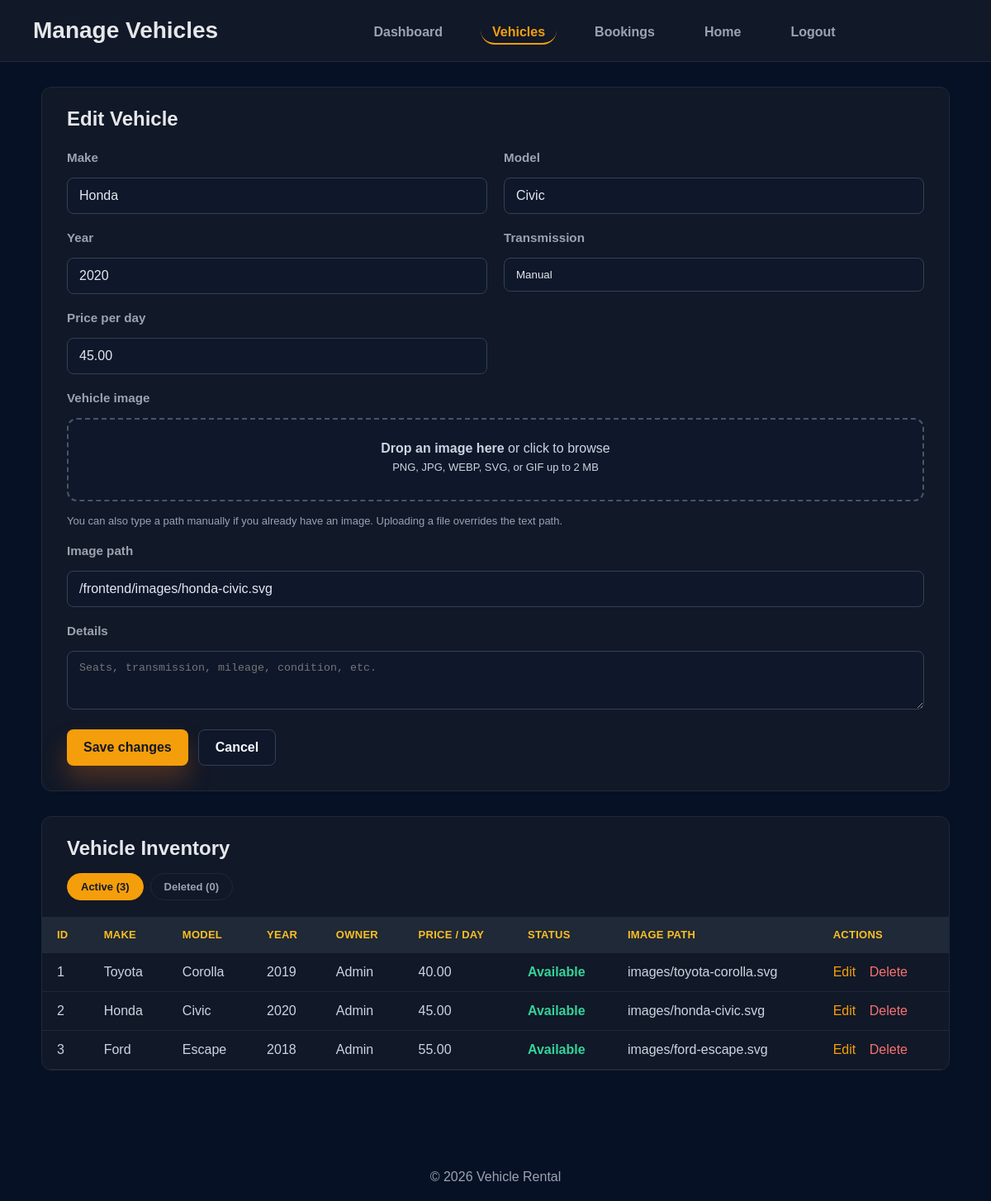
Page /backend/admin-vehicles.php?edit=2 (signed in) on the committed database.
### tables this page shows
CREATE TABLE IF NOT EXISTS vehicles (
  id INT AUTO_INCREMENT PRIMARY KEY,
  owner_id INT NOT NULL,
  make VARCHAR(100) NOT NULL,
  model VARCHAR(100) NOT NULL,
  year INT DEFAULT NULL,
  transmission ENUM('manual', 'automatic') NOT NULL DEFAULT 'automatic',
  price_per_day DECIMAL(8,2) DEFAULT 0.00,
  image VARCHAR(255) DEFAULT NULL,
  description TEXT DEFAULT NULL,
  status ENUM('available', 'booked') NOT NULL DEFAULT 'available',
  is_deleted TINYINT(1) NOT NULL DEFAULT 0,
  created_at DATETIME NOT NULL DEFAULT CURRENT_TIMESTAMP,
  FOREIGN KEY (owner_id) REFERENCES users(id) ON DELETE CASCADE
);

CREATE TABLE IF NOT EXISTS users (
  id INT AUTO_INCREMENT PRIMARY KEY,
  name VARCHAR(255) NOT NULL,
  email VARCHAR(255) NOT NULL UNIQUE,
  password VARCHAR(255) NOT NULL,
  phone_number VARCHAR(50) NOT NULL UNIQUE,
  role ENUM('user', 'admin') NOT NULL DEFAULT 'user',
  created_at DATETIME NOT NULL DEFAULT CURRENT_TIMESTAMP
);

### backend/functions.php (called while the page is built, shortened)
<?php
function parsePhpSizeToBytes(string $value): int {
    $value = trim($value);
    $last = strtolower(substr($value, -1));
    $number = (float) $value;
    switch ($last) {
        case 'm':
            $number *= 1024;
        case 'k':
            $number *= 1024;
            break;
    }
    return (int) round($number);
}
function effectivePhpUploadMaxBytes(): int {
    $uploadMax = parsePhpSizeToBytes((string) ini_get('upload_max_filesize'));
    $postMax = parsePhpSizeToBytes((string) ini_get('post_max_size'));
    return min($uploadMax, $postMax);
}
function vehicleImageUploadLimitBytes(): int {
    $appLimit = 5 * 1024 * 1024;
    $phpLimit = effectivePhpUploadMaxBytes();
    return min($appLimit, $phpLimit);
}
function formatBytesHuman(int $bytes): string {
    if ($bytes >= 1024 * 1024) {
        $mb = $bytes / (1024 * 1024);
        return rtrim(rtrim(number_format($mb, 2, '.', ''), '0'), '.') . ' MB';
    }
    return $bytes . ' B';
}
function normalizeVehicleImagePath(?string $image): string {
    $image = trim((string) ($image ?? ''));
    $image = str_replace('\\', '/', $image);
    $rewrites = [
        '../backend/assets/' => '/backend/assets/',
        'backend/assets/' => '/backend/assets/',
        '../frontend/images/' => '/frontend/images/',
        'frontend/images/' => '/frontend/images/',
        'images/' => '/frontend/images/',
    ];
    foreach ($rewrites as $prefix => $replacement) {
        if (str_starts_with($image, $prefix)) {
            return $replacement . ltrim(substr($image, strlen($prefix)), '/');
        }
    }
    return '/' . ltrim($image, '/');
}
function normalizeTransmission(?string $transmission): string {
    $value = strtolower(trim((string) ($transmission ?? '')));
    return $value === 'manual' ? 'manual' : 'automatic';
}
function getVehicles(PDO $pdo) {
    $stmt = $pdo->query('SELECT v.*, u.name AS owner_name, u.email AS owner_email FROM vehicles v LEFT JOIN users u ON v.owner_id = u.id WHERE v.is_deleted = 0 ORDER BY v.id');
    return $stmt->fetchAll();
}
function getDeletedVehicles(PDO $pdo) {
    $stmt = $pdo->query('SELECT v.*, u.name AS owner_name, u.email AS owner_email FROM vehicles v LEFT JOIN users u ON v.owner_id = u.id WHERE v.is_deleted = 1 ORDER BY v.id');
    return $stmt->fetchAll();
}
function getVehicle(PDO $pdo, $id) {
    $stmt = $pdo->prepare('SELECT v.*, u.name AS owner_name, u.email AS owner_email FROM vehicles v LEFT JOIN users u ON v.owner_id = u.id WHERE v.id = ?');
    $stmt->execute([$id]);
    return $stmt->fetch();
}
function isVehicleBooked(array $vehicle): bool {
    return ($vehicle['status'] ?? 'available') === 'booked';
}

### backend/admin-vehicles.php (the view, shortened to what this page needs)
<?php
require_once __DIR__ . '/functions.php';
$editVehicle = null;
$imageUploadLimitLabel = formatBytesHuman(vehicleImageUploadLimitBytes());
if (isset($_GET['edit'])) {
    $editVehicle = getVehicle($pdo, (int) $_GET['edit']);
}
$view = ($_GET['view'] ?? 'active') === 'deleted' ? 'deleted' : 'active';
$activeVehicles = getVehicles($pdo);
$deletedVehicles = getDeletedVehicles($pdo);
$vehicles = $view === 'deleted' ? $deletedVehicles : $activeVehicles;
?>
<!doctype html>
<html lang="en">
<head>
  <link rel="stylesheet" href="../frontend/css/styles.css">
</head>
<body>
  <header class="admin-header">
    <h1>Manage Vehicles</h1>
    <nav>
      <a href="admin.php">Dashboard</a>
      <a href="admin-vehicles.php" class="active">Vehicles</a>
      <a href="admin-bookings.php">Bookings</a>
      <a href="../frontend/index.php">Home</a>
      <a href="../frontend/logout.php">Logout</a>
    </nav>
  </header>
  <main class="dashboard">
    <section class="vehicle-form">
      <div class="form-header">
        <h2><?php echo $editVehicle ? 'Edit Vehicle' : 'Add New Vehicle'; ?></h2>
      </div>
      <form method="post" action="admin-vehicles.php" enctype="multipart/form-data">
        <div class="form-body">
          <div class="form-group">
            <label for="make">Make</label>
            <input id="make" name="make" value="<?php echo htmlspecialchars($editVehicle['make'] ?? ''); ?>" required>
          </div>
          <div class="form-group">
            <label for="model">Model</label>
            <input id="model" name="model" value="<?php echo htmlspecialchars($editVehicle['model'] ?? ''); ?>" required>
          </div>
          <div class="form-group">
            <label for="year">Year</label>
            <input id="year" name="year" type="number" min="1900" max="2100" value="<?php echo htmlspecialchars($editVehicle['year'] ?? ''); ?>">
          </div>
          <div class="form-group">
            <label for="transmission">Transmission</label>
            <?php $selectedTransmission = normalizeTransmission($editVehicle['transmission'] ?? 'automatic'); ?>
            <select id="transmission" name="transmission">
              <option value="manual" <?php echo $selectedTransmission === 'manual' ? 'selected' : ''; ?>>Manual</option>
            </select>
          </div>
          <div class="form-group">
            <label for="price_per_day">Price per day</label>
            <input id="price_per_day" name="price_per_day" type="number" step="0.01" min="0" value="<?php echo htmlspecialchars($editVehicle['price_per_day'] ?? ''); ?>" required>
          </div>
          <div class="form-group form-group-wide" style="grid-column:span 2;">
            <label for="image_file">Vehicle image</label>
            <div id="image-dropzone" class="image-dropzone">
              <p><strong>Drop an image here</strong> or click to browse</p>
              <p class="dropzone-hint">PNG, JPG, WEBP, SVG, or GIF up to <?php echo htmlspecialchars($imageUploadLimitLabel); ?></p>
            </div>
            <small class="helper-text">You can also type a path manually if you already have an image. Uploading a file overrides the text path.</small>
          </div>
          <div class="form-group form-group-wide" style="grid-column:span 2;">
            <label for="image">Image path</label>
            <input id="image" name="image" value="<?php echo htmlspecialchars(normalizeVehicleImagePath($editVehicle['image'] ?? '')); ?>" placeholder="/frontend/images/toyota.jpg or https://example.com/car.jpg">
          </div>
          <div class="form-group form-group-wide" style="grid-column:span 2;">
            <label for="description">Details</label>
            <textarea id="description" name="description" rows="3" placeholder="Seats, transmission, mileage, condition, etc."><?php echo htmlspecialchars($editVehicle['description'] ?? ''); ?></textarea>
          </div>
        </div>
        <div class="form-actions">
          <button type="submit" name="save_vehicle" class="btn btn-primary"><?php echo $editVehicle ? 'Save changes' : 'Add vehicle'; ?></button>
          <?php if ($editVehicle): ?>
            <a href="admin-vehicles.php" class="btn btn-secondary">Cancel</a>
          <?php endif; ?>
        </div>
      </form>
    </section>
    <section class="table-container">
      <div class="table-header">
        <h2>Vehicle Inventory</h2>
      </div>
      <div class="status-tabs">
        <a href="admin-vehicles.php?view=active" class="<?php echo $view === 'active' ? 'active' : ''; ?>">Active (<?php echo count($activeVehicles); ?>)</a>
        <a href="admin-vehicles.php?view=deleted" class="<?php echo $view === 'deleted' ? 'active' : ''; ?>">Deleted (<?php echo count($deletedVehicles); ?>)</a>
      </div>
      <?php if (empty($vehicles)): ?>
        <div class="empty"><?php echo $view === 'deleted' ? 'No deleted vehicles.' : 'No vehicles available. Add a vehicle above.'; ?></div>
      <?php else: ?>
        <div class="table-scroll">
          <table>
            <thead>
              <tr>
                <th>ID</th>
                <th>Make</th>
                <th>Model</th>
                <th>Year</th>
                <th>Owner</th>
                <th>Price / day</th>
                <th>Status</th>
                <th>Image path</th>
                <th>Actions</th>
              </tr>
            </thead>
            <tbody>
              <?php foreach ($vehicles as $vehicle): ?>
                <tr>
                  <td><?php echo (int) $vehicle['id']; ?></td>
                  <td><?php echo htmlspecialchars($vehicle['make']); ?></td>
                  <td><?php echo htmlspecialchars($vehicle['model']); ?></td>
                  <td><?php echo htmlspecialchars($vehicle['year']); ?></td>
                  <td><?php echo htmlspecialchars($vehicle['owner_name'] ?? '—'); ?></td>
                  <td><?php echo htmlspecialchars($vehicle['price_per_day']); ?></td>
                  <td>
                    <?php if (isVehicleBooked($vehicle)): ?>
                      <span style="color:#f87171;font-weight:700;">Booked</span>
                    <?php else: ?>
                      <span style="color:#34d399;font-weight:700;">Available</span>
                    <?php endif; ?>
                  </td>
                  <td><?php echo htmlspecialchars($vehicle['image']); ?></td>
                  <td>
                    <?php if ($view === 'deleted'): ?>
                      <form method="post" action="admin-vehicles.php" style="display:inline;" onsubmit="return confirm('Restore this vehicle to the active fleet?');">
                        <?php echo csrfField(); ?>
                        <input type="hidden" name="restore_vehicle" value="<?php echo (int) $vehicle['id']; ?>">
                        <button type="submit" class="action-link" style="background:none;border:none;padding:0;cursor:pointer;font:inherit;color:#34d399;">Restore</button>
                      </form>
                    <?php else: ?>
                      <a class="action-link" href="admin-vehicles.php?edit=<?php echo (int) $vehicle['id']; ?>">Edit</a>
                      <form method="post" action="admin-vehicles.php" style="display:inline;" onsubmit="return confirm('Delete this vehicle? It will be hidden from listings but its booking history is kept.');">
                        <button type="submit" class="action-link delete-link" style="background:none;border:none;padding:0;cursor:pointer;font:inherit;">Delete</button>
                      </form>
                    <?php endif; ?>
                  </td>
                </tr>
              <?php endforeach; ?>
            </tbody>
          </table>
        </div>
      <?php endif; ?>
    </section>
  </main>
  <footer class="page-footer">&copy; <?php echo date('Y'); ?> Vehicle Rental</footer>
</body>
</html>

### frontend/css/styles.css (style rules this page uses)
:root { --bg: #040b1c; --surface: rgba(10, 18, 40, 0.95); --surface-soft: rgba(19, 43, 86, 0.75); --text: #eef4ff; --muted: #aac4ff; --primary: #f97316; --primary-dark: #dc6503; --accent: #2563eb; --border: rgba(255, 255, 255, 0.08); --shadow: 0 30px 80px rgba(0, 0, 0, 0.30); font-family: Inter, system-ui, -apple-system, BlinkMacSystemFont, "Segoe UI", sans-serif; }
* { box-sizing: border-box; }
body { margin: 0; min-height: 100vh; color: var(--text); background: radial-gradient(circle at top left, rgba(37, 99, 235, 0.16), transparent 20%), radial-gradient(circle at bottom right, rgba(249, 115, 22, 0.14), transparent 20%), var(--bg); }
body, input, button { font: 400 16px/1.6 var(--font-family); }
nav { display: flex; flex-wrap: wrap; gap: 12px; align-items: center; justify-content: center; flex: 1 1 420px; }
nav a { color: #dbeafe; text-decoration: none; padding: 10px 14px; border-radius: 999px; transition: background 0.2s ease, transform 0.2s ease; }
main { padding: 36px; max-width: 1180px; margin: 0 auto; }
.btn { display: inline-flex; align-items: center; justify-content: center; padding: 16px 24px; border-radius: 999px; text-decoration: none; transition: transform 0.2s ease, box-shadow 0.2s ease; }
.btn-primary { background: linear-gradient(135deg, var(--primary), #fab812); color: #020617; box-shadow: 0 18px 30px rgba(249, 115, 22, 0.25); }
.page-footer { margin-top: 40px; text-align: center; color: #94a3b8; }
.form-group { display: flex; flex-direction: column; gap: 8px; }
.form-group label { color: #cbd5e1; font-size: 0.95rem; }
.form-group input, .form-group select { padding: 14px 16px; background: rgba(255, 255, 255, 0.06); border: 1px solid rgba(255, 255, 255, 0.12); border-radius: 14px; color: #e2e8f0; }
.form-group input::placeholder { color: #64748b; }
.form-group select { appearance: none; -webkit-appearance: none; -moz-appearance: none; padding-right: 48px; background-image: linear-gradient(45deg, transparent 50%, #93c5fd 50%), linear-gradient(135deg, #93c5fd 50%, transparent 50%); background-position: calc(100% - 22px) calc(50% - 3px), calc(100% - 16px) calc(50% - 3px); background-size: 6px 6px, 6px 6px; background-repeat: no-repeat; }
.form-group label { color: #cbd5e1; font-weight: 600; }
.form-group input { width: 100%; padding: 16px 18px; background: rgba(255, 255, 255, 0.06); border: 1px solid rgba(255, 255, 255, 0.12); border-radius: 16px; color: #eef4ff; }

### rows in the picture
vehicles: make "Honda", model "Civic", year "2020", transmission "Manual", price_per_day "45.00", image "/frontend/images/honda-civic.svg", id "2", owner.name "Admin", status "Available", image "images/honda-civic.svg"
vehicles: id "1", make "Toyota", model "Corolla", year "2019", owner.name "Admin", price_per_day "40.00", status "Available", image "images/toyota-corolla.svg"
vehicles: id "3", make "Ford", model "Escape", year "2018", owner.name "Admin", price_per_day "55.00", status "Available", image "images/ford-escape.svg"

### other values in the picture
$imageUploadLimitLabel "2 MB"
count($activeVehicles) "3"
count($deletedVehicles) "0"
